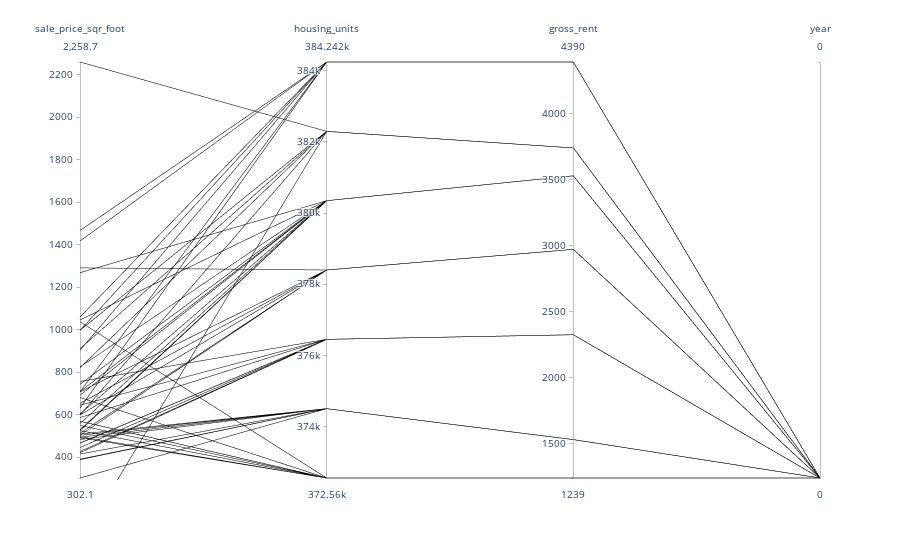

Notebook code for this chart:
### Code cell
parallel_coordinates()

### Figure 1 — Plotly figure (JSON) as saved in the notebook; plotly's stock layout.template omitted (floating-point values rounded to 4 significant figures)
{"data": [{"dimensions": [{"label": "sale_price_sqr_foot", "values": [569.4, 680.6, 496.5, 491.5, 549.4, 1037.0, 524.8, 569.2, 390.6, 414.7, 509.0, 503.1, 493.8, 388.6, 483.4, 302.1, 644.8, 421.1, 756.2, 586.2, 466.6, 426.6, 465.8, 445.2, 707.4, 503.9, 598.7, 512.8, 653.3, 1290.0, 691.9, 528.7, 1268.0, 824.7, 1045.0, 603.5, 524.6, 708.2, 558.3, 743.0, 598.6, 910.2, 821.3, null, 997.0, 2259.0, 1059.0, 1417.0, 996.4, 707.7, 1466.0, 903.0, 631.2]}, {"label": "housing_units", "values": [372560, 372560, 372560, 372560, 372560, 372560, 372560, 372560, 374507, 374507, 374507, 374507, 374507, 374507, 374507, 374507, 376454, 376454, 376454, 376454, 376454, 376454, 376454, 376454, 378401, 378401, 378401, 378401, 378401, 378401, 380348, 380348, 380348, 380348, 380348, 380348, 380348, 380348, 380348, 380348, 382295, 382295, 382295, 382295, 382295, 382295, 384242, 384242, 384242, 384242, 384242, 384242, 384242]}, {"label": "gross_rent", "values": [1239, 1239, 1239, 1239, 1239, 1239, 1239, 1239, 1530, 1530, 1530, 1530, 1530, 1530, 1530, 1530, 2324, 2324, 2324, 2324, 2324, 2324, 2324, 2324, 2971, 2971, 2971, 2971, 2971, 2971, 3528, 3528, 3528, 3528, 3528, 3528, 3528, 3528, 3528, 3528, 3739, 3739, 3739, 3739, 3739, 3739, 4390, 4390, 4390, 4390, 4390, 4390, 4390]}, {"label": "year", "values": [null, null, null, null, null, null, null, null, null, null, null, null, null, null, null, null, null, null, null, null, null, null, null, null, null, null, null, null, null, null, null, null, null, null, null, null, null, null, null, null, null, null, null, null, null, null, null, null, null, null, null, null, null]}], "domain": {"x": [0, 1], "y": [0, 1]}, "line": {"color": [null, null, null, null, null, null, null, null, null, null, null, null, null, null, null, null, null, null, null, null, null, null, null, null, null, null, null, null, null, null, null, null, null, null, null, null, null, null, null, null, null, null, null, null, null, null, null, null, null, null, null, null, null], "coloraxis": "coloraxis"}, "name": "", "type": "parcoords"}], "layout": {"autosize": true, "coloraxis": {"colorbar": {"title": {"text": "year"}}, "colorscale": [[0, "#0d0887"], [0.1111, "#46039f"], [0.2222, "#7201a8"], [0.3333, "#9c179e"], [0.4444, "#bd3786"], [0.5556, "#d8576b"], [0.6667, "#ed7953"], [0.7778, "#fb9f3a"], [0.8889, "#fdca26"], [1, "#f0f921"]]}, "legend": {"tracegroupgap": 0}, "margin": {"t": 60}}}
